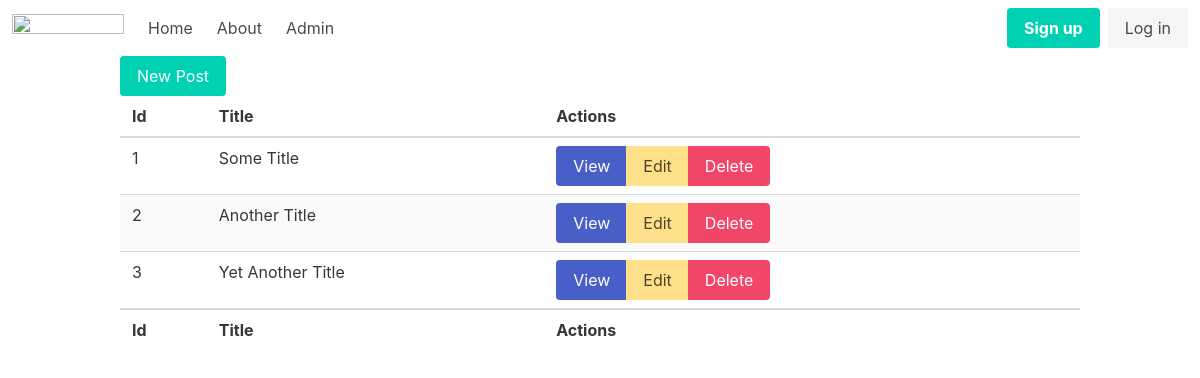
The page /admin/posts on the database as committed earlier.
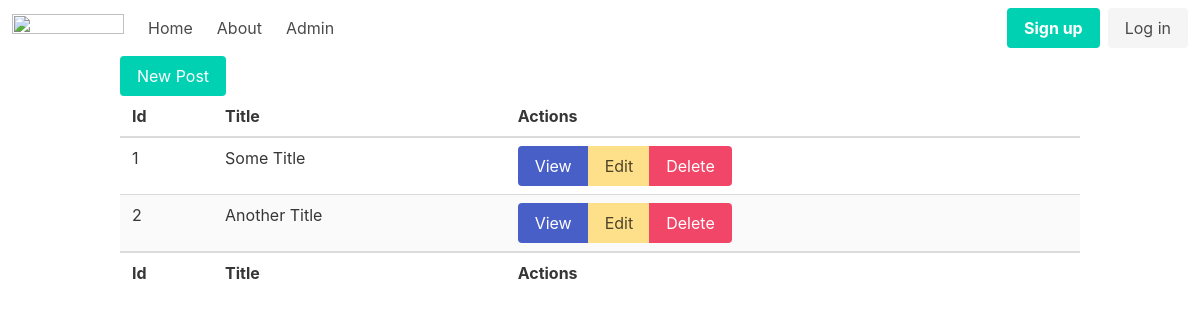
The same page on the database as committed later.
### tables this page shows
CREATE TABLE posts
(
    id    integer
        primary key autoincrement,
    title varchar(255) not null,
    body  text
);

### src/Router.php (called while the page is built, shortened)
<?php
class Router {
    static $routes = [];
    private $uri;
    private $method;
    public function __construct($uri, $method) {
        $this->uri = parse_url($uri, PHP_URL_PATH);
        $this->method = $method;
    }
    public function match(){
        foreach(self::$routes as $route){
            if($route['path'] === $this->uri && $route['method'] === $this->method){
                return $route;
            }
        }
        return false;
    }
    static function addRoute($method, $path, $action){
        self::$routes[] = ['method' => $method, 'path' => $path, 'action' => $action];
    }
}

### helpers.php (called while the page is built, shortened)
<?php
function view($viewName, $variables = []){
    extract($variables);
    require __DIR__ . "/views/$viewName.php";
}
function auth(){
    return User::auth();
}

### src/Controllers/PostController.php (called while the page is built, shortened)
<?php
class PostController {
    public function index() {
        $posts = Post::all();
        view('posts/index', compact('posts'));
    }
}

### src/Models/User.php (called while the page is built, shortened)
<?php
class User extends Model{
    static function auth(){
        return false;
    }
}

### src/DB.php (called while the page is built, shortened)
<?php
class DB {
    private $conn;
    public function __construct()
    {
        $this->conn = new PDO("sqlite:database.sqlite");
        $this->conn->setAttribute(PDO::ATTR_ERRMODE, PDO::ERRMODE_EXCEPTION);
    }
    public function all($table, $class){
        $stmt = $this->conn->prepare("SELECT * FROM $table");
        $stmt->execute();
        $stmt->setFetchMode(PDO::FETCH_CLASS, $class);
        return $stmt->fetchAll();
    }
}

### src/Models/Model.php (called while the page is built, shortened)
<?php
abstract class Model {
    static $table;
    static function all(){
        $db = new DB();
        return $db->all(static::$table, static::class);
    }
}

### views/posts/index.php (the view)
<?php require __DIR__ . '/../partials/header.php' ?>
<div class="container">
    <a class="button is-primary" href="/admin/posts/create">New Post</a>
    <table class="table is-striped is-fullwidth">
        <thead>
            <th>Id</th>
            <th>Title</th>
            <th>Actions</th>
        </thead>
        <tbody>
            <?php foreach ($posts as $post) : ?>
                <tr>
                    <td><?= $post->id ?></td>
                    <td><?= $post->title ?></td>
                    <td>
                        <div class="field has-addons">
                            <p class="control">
                                <a class="button is-link" href="/admin/posts/show?id=<?=$post->id?>">View</a>
                            </p>
                            <p class="control">
                                <a class="button is-warning" href="/admin/posts/edit?id=<?=$post->id?>">Edit</a>
                            </p>
                            <p class="control">
                                <a class="button is-danger" href="/admin/posts/delete?id=<?=$post->id?>">Delete</a>
                            </p>
                        </div>
                    </td>
                </tr>
            <?php endforeach; ?>
        </tbody>
        <tfoot>
            <th>Id</th>
            <th>Title</th>
            <th>Actions</th>
        </tfoot>
    </table>
</div>
<?php require  __DIR__ . '/../partials/footer.php' ?>

### public/index.php (shortened to what this page needs)
<?php
require __DIR__ . '/../helpers.php';
$router = new App\Router($_SERVER['REQUEST_URI'], $_SERVER['REQUEST_METHOD']);
$match = $router->match();
if($match){
    if(is_callable($match['action'])){
        call_user_func($match['action']);
    } elseif(is_array($match['action']) && isset($match['action'][0]) && isset($match['action'][1])) {
        $controller = new $className();
        $method = $match['action'][1];
        $controller->$method();
    }
} else {
    view('404');
    http_response_code(404);
}

### views/partials/header.php (shortened to what this page needs)
<!DOCTYPE html>
<html lang="en">
<head>
    <link rel="stylesheet" href="https://cdn.jsdelivr.net/npm/bulma@0.9.4/css/bulma.min.css">
</head>
<body>
    <?php require __DIR__ . '/nav.php' ?>

### views/partials/nav.php (shortened to what this page needs)
<nav class="navbar" role="navigation" aria-label="main navigation">
  <div class="navbar-brand">
    <a class="navbar-item" href="https://bulma.io">
      <img src="https://bulma.io/images/bulma-logo.png" width="112" height="28">
    </a>
  </div>
  <div id="navbarBasicExample" class="navbar-menu">
    <div class="navbar-start">
      <a class="navbar-item" href="/">
        Home
      </a>
      <a class="navbar-item" href="/about">
        About
      </a>
      <a class="navbar-item" href="/admin/posts">
        Admin
      </a>
    </div>
    <div class="navbar-end">
      <div class="navbar-item">
        <?php if(auth()): ?>
          <?=auth()->email?>
        <?php else: ?>
          <div class="buttons">
            <a class="button is-primary" href="/register">
              <strong>Sign up</strong>
            </a>
            <a class="button is-light"  href="/login">
              Log in
            </a>
          </div>
        <?php endif; ?>
      </div>
    </div>
  </div>
</nav>

### views/partials/footer.php
</body>
</html>

Rows that differ between the two databases and show on the page:
removed posts: id "3", title "Yet Another Title"
